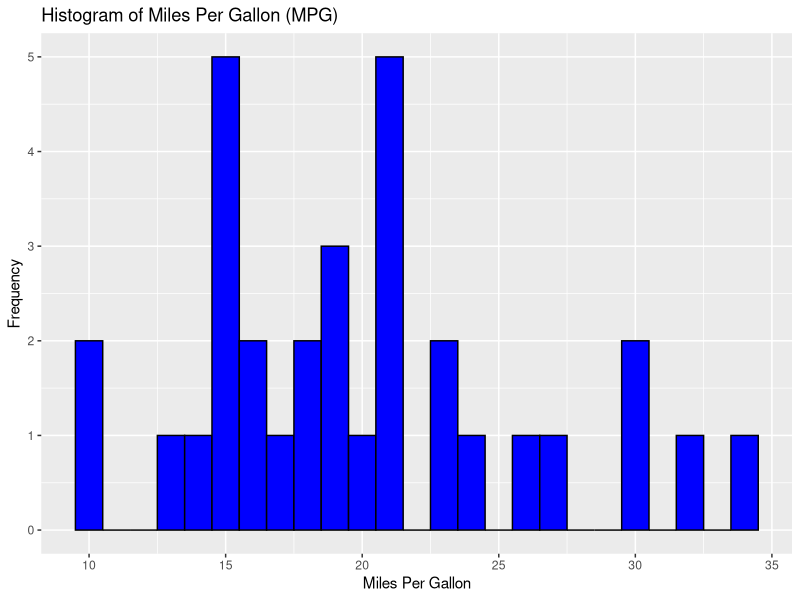
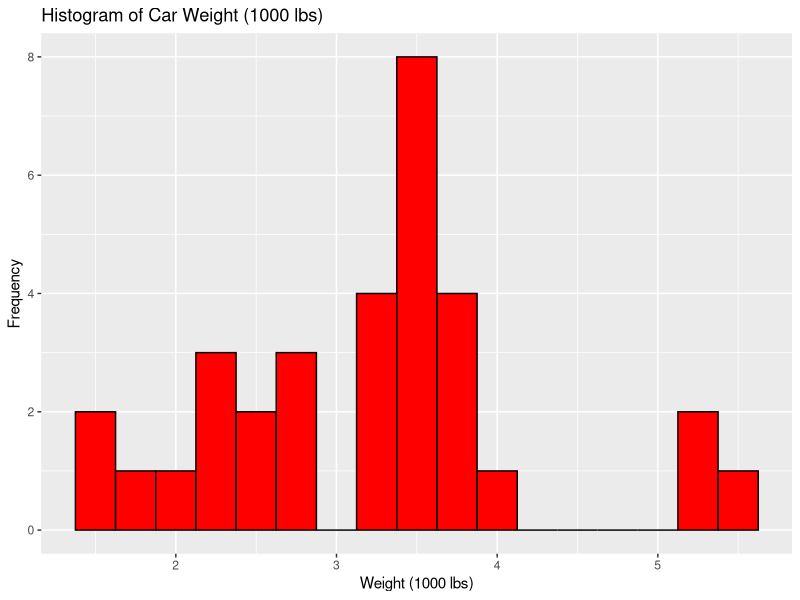
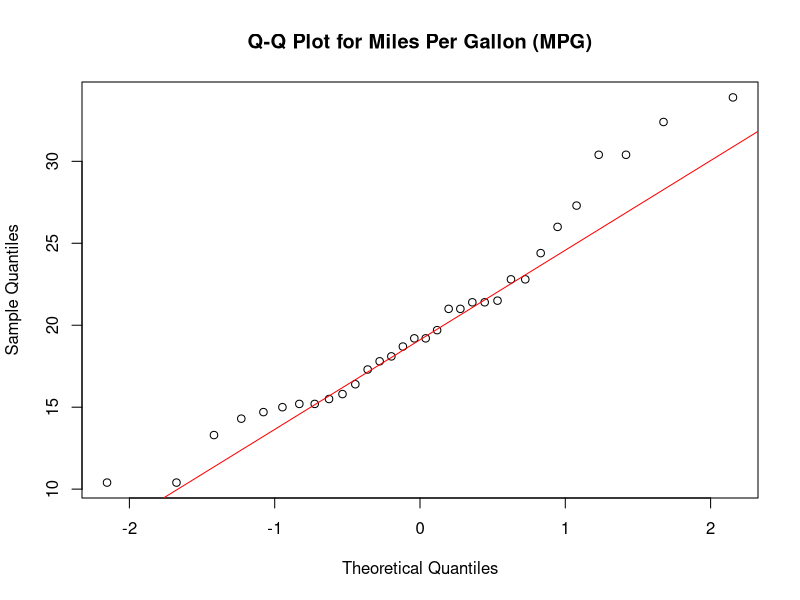
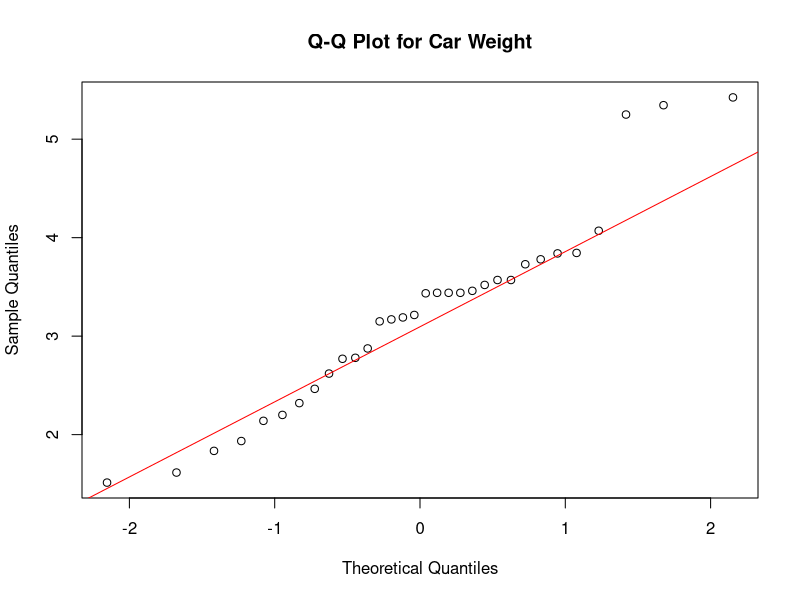
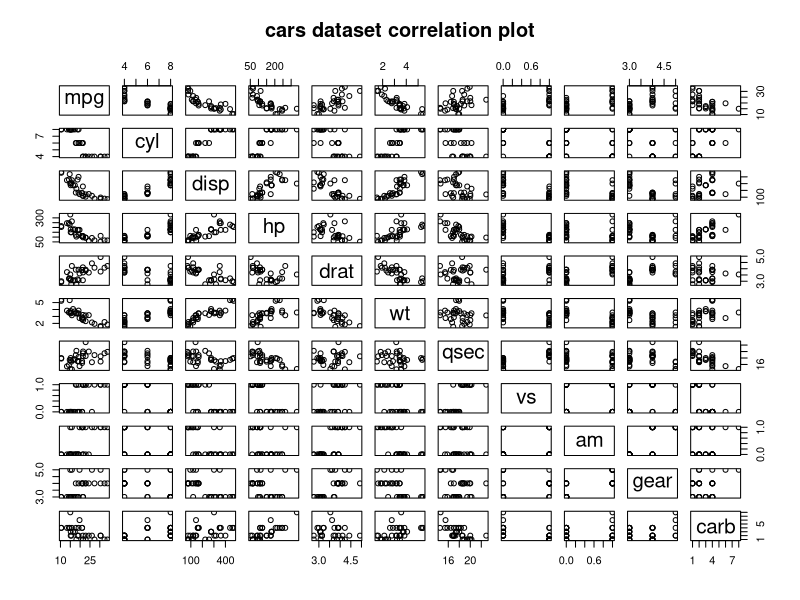
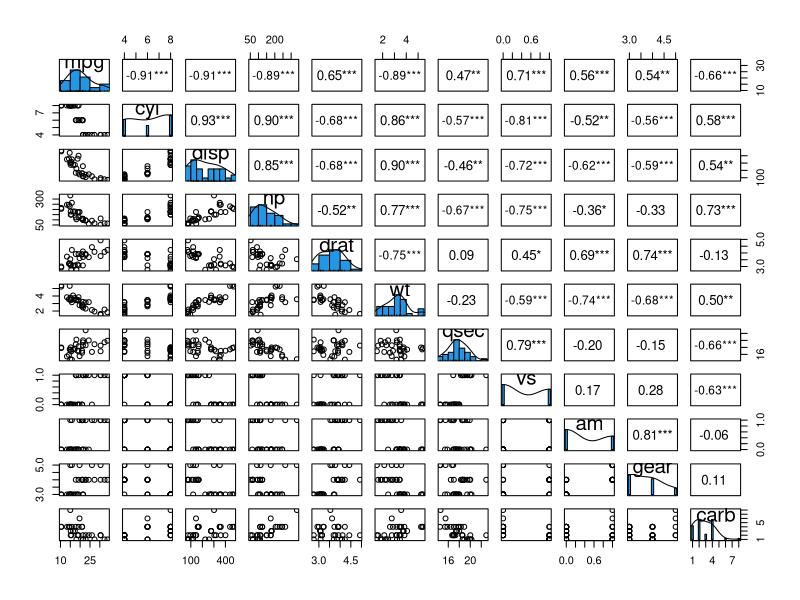

Source code (R) for these figures, in order:
cars <- mtcars
str(cars)
View(cars)
# Question1:  Relationship between Car Weight and Fuel Efficiency

# Objective: Examine if there's a link between the weight of cars and their fuel efficiency, measured by miles per gallon (MPG).

# Hypothesis Test:
# Null Hypothesis (H0): There is no correlation between car weight and MPG.
# Alternative Hypothesis (H1): There is a correlation between car weight and MPG.

# Variables:
# mpg: Continuous variable representing miles per gallon.
# wt: Continuous variable representing weight in 1000 lbs.

# Data Conversion: No data conversion is necessary as both variables are already in suitable formats for correlation analysis.


# Question2: Distribution Check and Statistical Test Selection

# Objective: Verify the normal distribution of MPG and weight variables.

# Load necessary library
library(ggplot2)

windows(20,10)
# Plot histogram for mpg
ggplot(cars, aes(x = mpg)) + 
  geom_histogram(binwidth = 1, fill = "blue", color = "black") + 
  ggtitle("Histogram of Miles Per Gallon (MPG)") +
  xlab("Miles Per Gallon") + 
  ylab("Frequency")

windows(20,10)
# Plot histogram for wt
ggplot(cars, aes(x = wt)) + 
  geom_histogram(binwidth = 0.25, fill = "red", color = "black") + 
  ggtitle("Histogram of Car Weight (1000 lbs)") +
  xlab("Weight (1000 lbs)") + 
  ylab("Frequency")


# Q-Q plot for the 'mpg' variable
attach(cars)

windows(20,10)
qqnorm(mtcars$mpg, main = "Q-Q Plot for Miles Per Gallon (MPG)")
qqline(mtcars$mpg, col = "red")  # Adding a reference line

# Q-Q plot for the 'wt' variable
windows(20,10)
qqnorm(mtcars$wt, main = "Q-Q Plot for Car Weight")
qqline(mtcars$wt, col = "red")  # Adding a reference line

# Methods: Use visual methods (like histograms and Q-Q plots) and 
# statistical tests (like Shapiro-Wilk) to check for normal distribution.


normality_test <- shapiro.test(cars$mpg)
normality_test
normality_test$p.value

library(psych)

windows(16,10)
pairs(cars, labels = colnames(cars),main = "cars dataset correlation plot")

windows(20,10)
pairs.panels(cars,
             smooth = FALSE,
             scale = FALSE,
             density = TRUE,
             ellipses = FALSE,
             method = "spearman",
             pch = 21,
             lm =FALSE,
             cor = TRUE,
             jiggle = FALSE,
             factor = 2,
             hist.col = 4,
             stars = TRUE,
             ci = TRUE)

cars1 <- na.omit(cars)
cars1
sapply(cars,function(x) sum(is.na(x)))

cor.test(cars$wt,cars$mpg, method ="pearson")

summary(cars)



